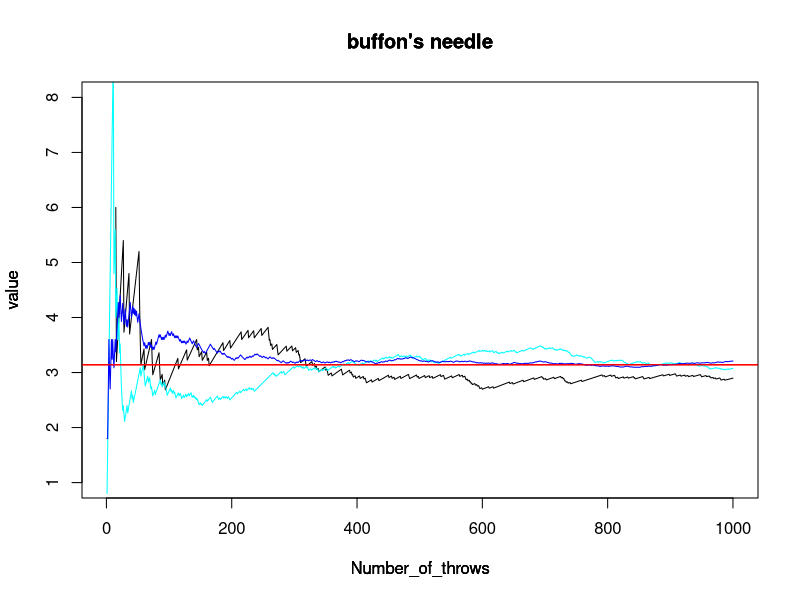

Here is the R script that generated this plot:
set.seed(3)

### n : the number of throws.
### reduction_radio : this must be less than 1.0.
### d : the interval between lines.
buffons_needle <- function(n, reduction_radio, d, axe, c) {
  # initialize
  l <- reduction_radio*d # the length of needles (l <= d).
  x <- runif(n, min = 0, max = d) # 0 <= x <= d
  theta <- runif(n, min = 0, max = pi) # 0 <= theta <= pi
  counter <- 0 # incremented by 1 when needle crosses line
  value <- c() # vector for pi
  
  # buffon throws needles.
  for (i in 1:n) {
    if (x[i]+l*sin(theta[i])>=d) {
      counter <- counter + 1
    }
    value <- append(value, (2*i*l)/(d*counter), after=length(value))
  }
  
  # plot a graph.
  Number_of_throws <- 1:n
  plot(Number_of_throws, value, main='buffon\'s needle', type='l', axes=axe, col=c, ylim=c(1.0,8.0))
  abline(h=pi, col='red')
}

buffons_needle(1000, 0.2, 4, FALSE, 'black')
par(new=T)
buffons_needle(1000, 0.4, 9, FALSE, 'cyan')
par(new=T)
buffons_needle(1000, 0.9, 4, TRUE, 'blue')

